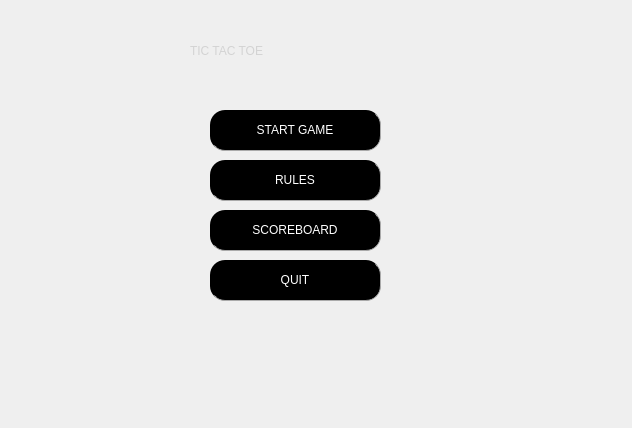
<?xml version="1.0" encoding="UTF-8"?>
<ui version="4.0">
 <class>Menu</class>
 <widget class="QMainWindow" name="Menu">
  <property name="geometry">
   <rect>
    <x>0</x>
    <y>0</y>
    <width>632</width>
    <height>428</height>
   </rect>
  </property>
  <property name="windowTitle">
   <string>Menu</string>
  </property>
  <property name="styleSheet">
   <string notr="true"/>
  </property>
  <property name="iconSize">
   <size>
    <width>30</width>
    <height>30</height>
   </size>
  </property>
  <widget class="QWidget" name="centralwidget">
   <widget class="QPushButton" name="Startgamebtn">
    <property name="geometry">
     <rect>
      <x>210</x>
      <y>110</y>
      <width>171</width>
      <height>41</height>
     </rect>
    </property>
    <property name="styleSheet">
     <string notr="true">QPushButton{
       border-radius: 15px;
		border-right: 1px solid #aaaaaa;
		border-bottom: 1px solid #aaaaaa;
		font: 9pt &quot;Fixedsys&quot;;

}

QPushButton:enabled {
		background-color: black;
		color: white;
}

QPushButton:pressed {
		
		background-color: black;
		color: #fffffe;
}


QPushButton:hover:!pressed {
		background-color: #E1F4FF;
		color: #0c2f70;
}

QPushButton:disabled {
		background-color: #aaaaaa;
		color: #ffffff;
}

</string>
    </property>
    <property name="text">
     <string>START GAME</string>
    </property>
   </widget>
   <widget class="QPushButton" name="Rules">
    <property name="geometry">
     <rect>
      <x>210</x>
      <y>160</y>
      <width>171</width>
      <height>41</height>
     </rect>
    </property>
    <property name="styleSheet">
     <string notr="true">QPushButton{
       border-radius: 15px;
		border-right: 1px solid #aaaaaa;
		border-bottom: 1px solid #aaaaaa;
		font: 9pt &quot;Fixedsys&quot;;

}

QPushButton:enabled {
		background-color: black;
		color: white;
}

QPushButton:pressed {
		
		background-color: black;
		color: #fffffe;
}


QPushButton:hover:!pressed {
		background-color: #E1F4FF;
		color: #0c2f70;
}

QPushButton:disabled {
		background-color: #aaaaaa;
		color: #ffffff;
}

</string>
    </property>
    <property name="text">
     <string>RULES</string>
    </property>
   </widget>
   <widget class="QPushButton" name="Scoreboard">
    <property name="geometry">
     <rect>
      <x>210</x>
      <y>210</y>
      <width>171</width>
      <height>41</height>
     </rect>
    </property>
    <property name="styleSheet">
     <string notr="true">QPushButton{
       border-radius: 15px;
		border-right: 1px solid #aaaaaa;
		border-bottom: 1px solid #aaaaaa;
		font: 9pt &quot;Fixedsys&quot;;

}

QPushButton:enabled {
		background-color: black;
		color: white;
}

QPushButton:pressed {
		
		background-color: black;
		color: #fffffe;
}


QPushButton:hover:!pressed {
		background-color: #E1F4FF;
		color: #0c2f70;
}

QPushButton:disabled {
		background-color: #aaaaaa;
		color: #ffffff;
}

</string>
    </property>
    <property name="text">
     <string>SCOREBOARD</string>
    </property>
   </widget>
   <widget class="QPushButton" name="Quit">
    <property name="geometry">
     <rect>
      <x>210</x>
      <y>260</y>
      <width>171</width>
      <height>41</height>
     </rect>
    </property>
    <property name="styleSheet">
     <string notr="true">QPushButton{
       border-radius: 15px;
		border-right: 1px solid #aaaaaa;
		border-bottom: 1px solid #aaaaaa;
		font: 9pt &quot;Fixedsys&quot;;

}

QPushButton:enabled {
		background-color: black;
		color: white;
}

QPushButton:pressed {
		
		background-color: black;
		color: #fffffe;
}


QPushButton:hover:!pressed {
		background-color: #E1F4FF;
		color: #0c2f70;
}

QPushButton:disabled {
		background-color: #aaaaaa;
		color: #ffffff;
}

</string>
    </property>
    <property name="text">
     <string>QUIT</string>
    </property>
   </widget>
   <widget class="QLabel" name="label1">
    <property name="geometry">
     <rect>
      <x>190</x>
      <y>20</y>
      <width>221</width>
      <height>61</height>
     </rect>
    </property>
    <property name="styleSheet">
     <string notr="true">font: 36pt &quot;Siemens AD Sans&quot;;
color: rgb(211, 211, 211);</string>
    </property>
    <property name="text">
     <string>TIC TAC TOE</string>
    </property>
   </widget>
   <widget class="QLabel" name="label_2">
    <property name="geometry">
     <rect>
      <x>450</x>
      <y>180</y>
      <width>141</width>
      <height>151</height>
     </rect>
    </property>
    <property name="styleSheet">
     <string notr="true">image: url(:/Img/Rocket.gif);
</string>
    </property>
    <property name="text">
     <string/>
    </property>
   </widget>
   <widget class="QLabel" name="label">
    <property name="geometry">
     <rect>
      <x>60</x>
      <y>170</y>
      <width>81</width>
      <height>131</height>
     </rect>
    </property>
    <property name="styleSheet">
     <string notr="true"/>
    </property>
    <property name="text">
     <string/>
    </property>
   </widget>
   <widget class="QLabel" name="label_3">
    <property name="geometry">
     <rect>
      <x>-8</x>
      <y>-10</y>
      <width>641</width>
      <height>451</height>
     </rect>
    </property>
    <property name="styleSheet">
     <string notr="true">border-image: url(:/Img/Space..jpg);</string>
    </property>
    <property name="text">
     <string/>
    </property>
   </widget>
   <zorder>label_3</zorder>
   <zorder>Startgamebtn</zorder>
   <zorder>Rules</zorder>
   <zorder>Scoreboard</zorder>
   <zorder>Quit</zorder>
   <zorder>label1</zorder>
   <zorder>label_2</zorder>
   <zorder>label</zorder>
  </widget>
 </widget>
 <resources/>
 <connections/>
</ui>
